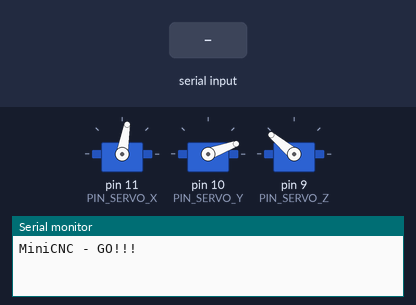
The sketch below on a simulated Arduino Uno, built with avr-gcc and run on an emulated ATmega328P. Parts: 3 × servo, the last lines printed to the serial monitor. The test bench sets the inputs (shaded band).

Above: at 1.2 s.
1.3 s: "L\n" received over Serial
At 2.4 s:
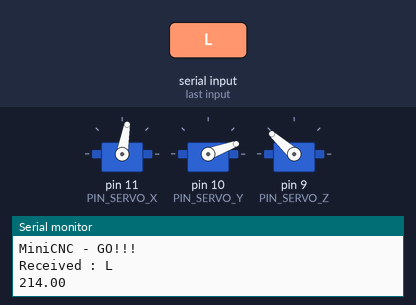
2.9 s: "A\n" received over Serial
At 3.6 s:
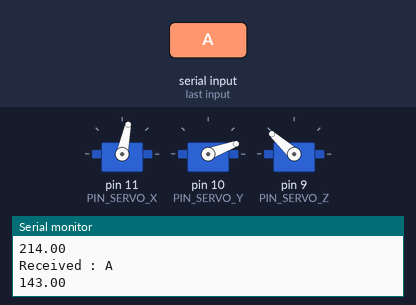
4.5 s: "O\n" received over Serial
At 5.8 s:
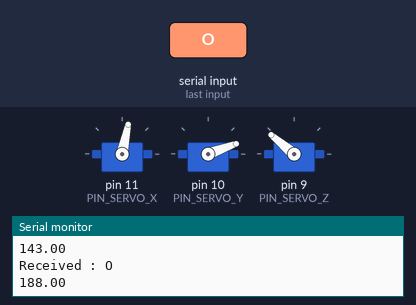
6.1 s: "S\n" received over Serial
At 7.2 s:
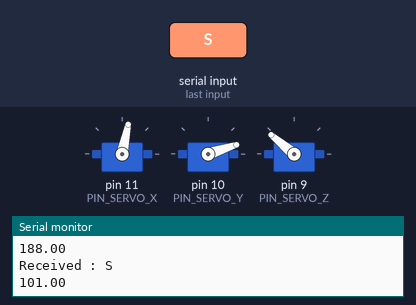
7.7 s: "D\n" received over Serial
At 8.5 s:
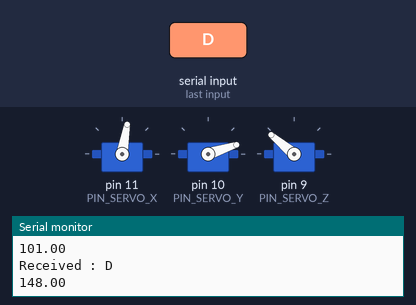
9.3 s: "L\n" received over Serial
At 9.7 s:
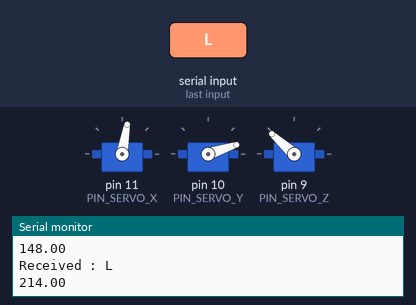
Timing chart, 0 to 11.9 s (numbered marks = the images above; inputs shaded):
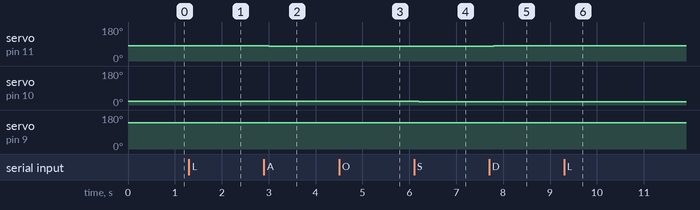

The sketch:

TinyCNC_WASD.ino
```cpp
//  Based on work by Oliv4945, https://github.com/Oliv4945/GcodeMiniCNC
#include <Servo.h>

#define PIN_SERVO_X 11
#define PIN_SERVO_Y 10
#define PIN_SERVO_Z 9
#define LINE_BUFFER_LENGTH 512

  float movementIncrement = 2;
  int movementDelay = 50*movementIncrement;

/* Structures, global variables    */
struct point {
  float x;
  float y;
  float z;
};

Servo servoX;
Servo servoY;
Servo servoZ;
struct point actuatorPos;

/**********************
* void setup() - Initialisations
***********************/
void setup() {
  Serial.begin( 115200 );
  servoX.attach( PIN_SERVO_X );
  servoY.attach( PIN_SERVO_Y );
  servoZ.attach( PIN_SERVO_Z );

//
  actuatorPos.x = 80;
  actuatorPos.y = 20;
  actuatorPos.z = 140;

  // Set default positions
  servoX.write( actuatorPos.x );
  servoY.write( actuatorPos.y );
  servoZ.write( actuatorPos.z );

  Serial.println( "MiniCNC - GO!!!" );
}

/**********************
* void loop() - Main loop
***********************/
void loop() {
  char line[ LINE_BUFFER_LENGTH ];
  char c;
  int lineIndex;
  bool lineIsComment, lineSemiColon;

  lineIndex = 0;
  lineSemiColon = false;
  lineIsComment = false;

  while (1) {

    // Serial reception - Mostly from Grbl, added semicolon support
    while ( Serial.available()>0 ) {
      c = Serial.read();
      if (( c == '\n') || (c == '\r') ) {             // End of line reached
        if ( lineIndex > 0 ) {                        // Line is complete. Then execute!
          line[ lineIndex ] = '\0';                   // Terminate string
          Serial.print( "Received : "); Serial.println( line );
          processIncomingLine( line, lineIndex );
          lineIndex = 0;
        } else {
          // Empty or comment line. Skip block.
        }
        lineIsComment = false;
        lineSemiColon = false;
      } else {
        if ( (lineIsComment) || (lineSemiColon) ) {   // Throw away all comment characters
          if ( c == ')' )  lineIsComment = false;     // End of comment. Resume line.
        } else {
          if ( c <= ' ' ) {                           // Throw away whitepace and control characters
          } else if ( c == '/' ) {                    // Block delete not supported. Ignore character.
          } else if ( c == '(' ) {                    // Enable comments flag and ignore all characters until ')' or EOL.
            lineIsComment = true;
          } else if ( c == ';' ) {
            lineSemiColon = true;
          } else if ( lineIndex >= LINE_BUFFER_LENGTH-1 ) {
            Serial.println( "ERROR - lineBuffer overflow" );
            lineIsComment = false;
            lineSemiColon = false;
          } else if ( c >= 'a' && c <= 'z' ) {        // Upcase lowercase
            line[ lineIndex++ ] = c-'a'+'A';
          } else {
            line[ lineIndex++ ] = c;
          }
        }
      }
    }
  }
}


/**********************
* void processIncomingLline( char* line, int charNB ) - Main loop
* char* line : Line to process
* int charNB : Number of characters
***********************/
void processIncomingLine( char* line, int charNB ) {
  int currentIndex = 0;
  char buffer[ 64 ];                                 // Hope that 64 is enough for 1 parameter

  while( currentIndex < charNB ) {
    delay(movementDelay);
    switch ( line[ currentIndex++ ] ) {
      // Select command, if any
      case 'O': actuatorPos.z=actuatorPos.z+movementIncrement; servoZ.write( actuatorPos.z );
      Serial.println('0' + actuatorPos.z); break;
      case 'L': actuatorPos.z=actuatorPos.z-movementIncrement; servoZ.write( actuatorPos.z );
      Serial.println('L' + actuatorPos.z); break;
      case 'D': actuatorPos.x=actuatorPos.x+movementIncrement; servoX.write( actuatorPos.x );
      Serial.println('D' + actuatorPos.x); break;
      case 'A': actuatorPos.x=actuatorPos.x-movementIncrement; servoX.write( actuatorPos.x );
      Serial.println('A' + actuatorPos.x); break;
      case 'W': actuatorPos.y=actuatorPos.y+movementIncrement; servoY.write( actuatorPos.y );
      Serial.println('W' + actuatorPos.y); break;
      case 'S': actuatorPos.y=actuatorPos.y-movementIncrement; servoY.write( actuatorPos.y );
      Serial.println('S' + actuatorPos.y); break;
    }
  }
servoZ.write( actuatorPos.z );
servoY.write( actuatorPos.y );
servoX.write( actuatorPos.x );
}
```

Measured:
- after the input at 1.3 s, servo on pin 9 (PIN_SERVO_Z): 140° → 138° after 0.10 s
- after the input at 2.9 s, servo on pin 11 (PIN_SERVO_X): 80° → 78° after 0.10 s
- after the input at 4.5 s, servo on pin 9 (PIN_SERVO_Z): 138° → 140° after 0.10 s
- after the input at 6.1 s, servo on pin 10 (PIN_SERVO_Y): 20° → 18° after 0.10 s
- after the input at 7.7 s, servo on pin 11 (PIN_SERVO_X): 78° → 80° after 0.10 s
- after the input at 9.3 s, servo on pin 9 (PIN_SERVO_Z): 140° → 138° after 0.10 s
